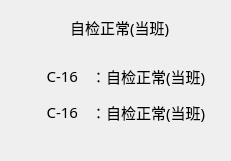
   <widget class="QWidget" name="verticalLayoutWidget">
    <property name="geometry">
     <rect>
      <x>1360</x>
      <y>720</y>
      <width>231</width>
      <height>161</height>
     </rect>
    </property>
    <layout class="QVBoxLayout" name="verticalLayout_2">
     <item>
      <layout class="QHBoxLayout" name="horizontalLayout_30">
       <item>
        <spacer name="horizontalSpacer_3">
         <property name="orientation">
          <enum>Qt::Horizontal</enum>
         </property>
         <property name="sizeHint" stdset="0">
          <size>
           <width>40</width>
           <height>20</height>
          </size>
         </property>
        </spacer>
       </item>
       <item>
        <widget class="QLabel" name="label_204">
         <property name="minimumSize">
          <size>
           <width>33</width>
           <height>33</height>
          </size>
         </property>
         <property name="maximumSize">
          <size>
           <width>33</width>
           <height>33</height>
          </size>
         </property>
         <property name="styleSheet">
          <string notr="true">border-image: url(:/img/false.png);</string>
         </property>
         <property name="text">
          <string/>
         </property>
        </widget>
       </item>
       <item>
        <widget class="QLabel" name="label_73">
         <property name="minimumSize">
          <size>
           <width>150</width>
           <height>30</height>
          </size>
         </property>
         <property name="maximumSize">
          <size>
           <width>150</width>
           <height>30</height>
          </size>
         </property>
         <property name="font">
          <font>
           <family>宋体</family>
           <pointsize>11</pointsize>
          </font>
         </property>
         <property name="text">
          <string>自检正常(当班)</string>
         </property>
        </widget>
       </item>
      </layout>
     </item>
     <item>
      <spacer name="verticalSpacer_10">
       <property name="orientation">
        <enum>Qt::Vertical</enum>
       </property>
       <property name="sizeHint" stdset="0">
        <size>
         <width>20</width>
         <height>40</height>
        </size>
       </property>
      </spacer>
     </item>
     <item>
      <layout class="QHBoxLayout" name="horizontalLayout_23">
       <item>
        <widget class="QLabel" name="label_68">
         <property name="minimumSize">
          <size>
           <width>60</width>
           <height>30</height>
          </size>
         </property>
         <property name="maximumSize">
          <size>
           <width>60</width>
           <height>30</height>
          </size>
         </property>
         <property name="font">
          <font>
           <family>宋体</family>
           <pointsize>11</pointsize>
          </font>
         </property>
         <property name="text">
          <string>C-16</string>
         </property>
         <property name="alignment">
          <set>Qt::AlignRight|Qt::AlignTrailing|Qt::AlignVCenter</set>
         </property>
        </widget>
       </item>
       <item>
        <widget class="QLabel" name="label_69">
         <property name="minimumSize">
          <size>
           <width>120</width>
           <height>30</height>
          </size>
         </property>
         <property name="maximumSize">
          <size>
           <width>120</width>
           <height>30</height>
          </size>
         </property>
         <property name="font">
          <font>
           <family>宋体</family>
           <pointsize>11</pointsize>
          </font>
         </property>
         <property name="text">
          <string>：自检正常(当班)</string>
         </property>
        </widget>
       </item>
      </layout>
     </item>
     <item>
      <layout class="QHBoxLayout" name="horizontalLayout_29">
       <item>
        <widget class="QLabel" name="label_71">
         <property name="minimumSize">
          <size>
           <width>60</width>
           <height>30</height>
          </size>
         </property>
         <property name="maximumSize">
          <size>
           <width>60</width>
           <height>30</height>
          </size>
         </property>
         <property name="font">
          <font>
           <family>宋体</family>
           <pointsize>11</pointsize>
          </font>
         </property>
         <property name="text">
          <string>C-16</string>
         </property>
         <property name="alignment">
          <set>Qt::AlignRight|Qt::AlignTrailing|Qt::AlignVCenter</set>
         </property>
        </widget>
       </item>
       <item>
        <widget class="QLabel" name="label_72">
         <property name="minimumSize">
          <size>
           <width>120</width>
           <height>30</height>
          </size>
         </property>
         <property name="maximumSize">
          <size>
           <width>120</width>
           <height>30</height>
          </size>
         </property>
         <property name="font">
          <font>
           <family>宋体</family>
           <pointsize>11</pointsize>
          </font>
         </property>
         <property name="text">
          <string>：自检正常(当班)</string>
         </property>
        </widget>
       </item>
      </layout>
     </item>
     <item>
      <spacer name="verticalSpacer_16">
       <property name="orientation">
        <enum>Qt::Vertical</enum>
       </property>
       <property name="sizeHint" stdset="0">
        <size>
         <width>20</width>
         <height>40</height>
        </size>
       </property>
      </spacer>
     </item>
     <item>
      <spacer name="verticalSpacer">
       <property name="orientation">
        <enum>Qt::Vertical</enum>
       </property>
       <property name="sizeHint" stdset="0">
        <size>
         <width>20</width>
         <height>40</height>
        </size>
       </property>
      </spacer>
     </item>
    </layout>
   </widget>
